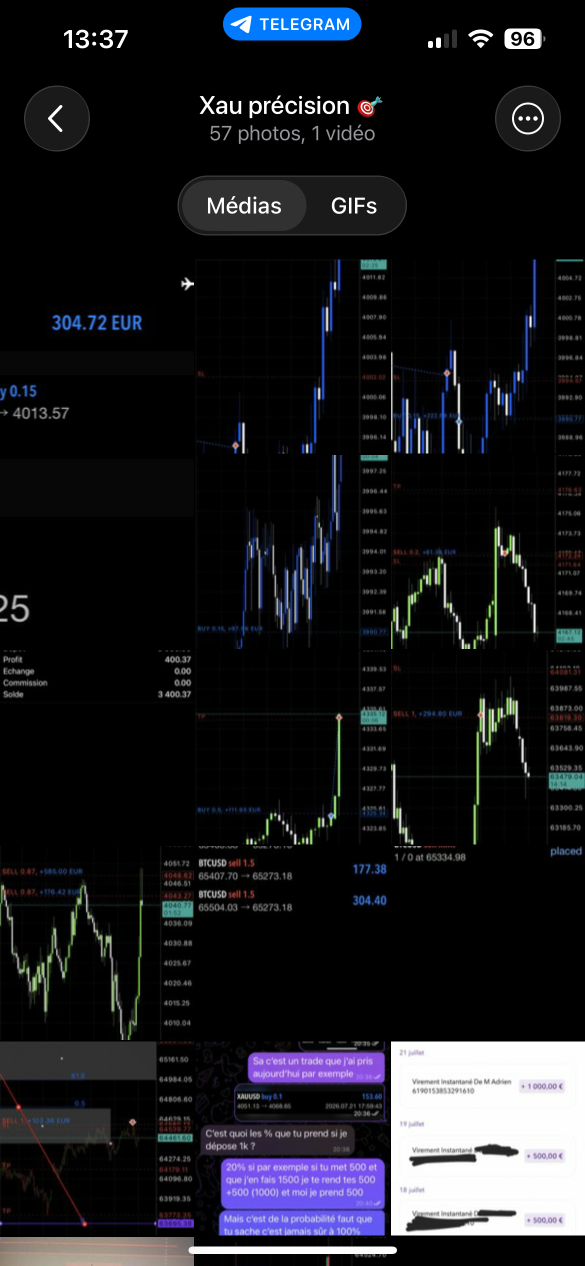
#> input picture projects/xau-precision/assets/tg/gal1.png, 1170 x 2532 px, found by its file name (shown at 1/2 size)
$ python prep_tg.py
#> lines starting #> are read from the running program, lines starting #| are printed output that depends on the picture
# Prépare les médias du canal Telegram : bande de la galerie (sans les captures de virements
# ni la conversation sur les dépôts) + photos recadrées (sans les barres noires du lecteur).
from PIL import Image, ImageOps
import numpy as np
S = 1.266
def crop(f, y0, y1): im = Image.open(f).convert('RGB'); return im.crop((0, int(y0 * S), im.width, int(y1 * S)))
#> called with f = 'assets/tg/gal1.png', y0 = 380, y1 = 1640
#> in crop, im is the input picture: PIL image 1170x2532 RGB; mean R, G, B 25.2, 25.6, 29.7
parts = [crop('assets/tg/gal1.png', 380, 1640), crop('assets/tg/gal2.png', 500, 1960), crop('assets/tg/gal3.png', 700, 1960), crop('assets/tg/gal4.png', 650, 1890)]
#> call 2 of crop, with f = 'assets/tg/gal2.png', y0 = 500, y1 = 1960
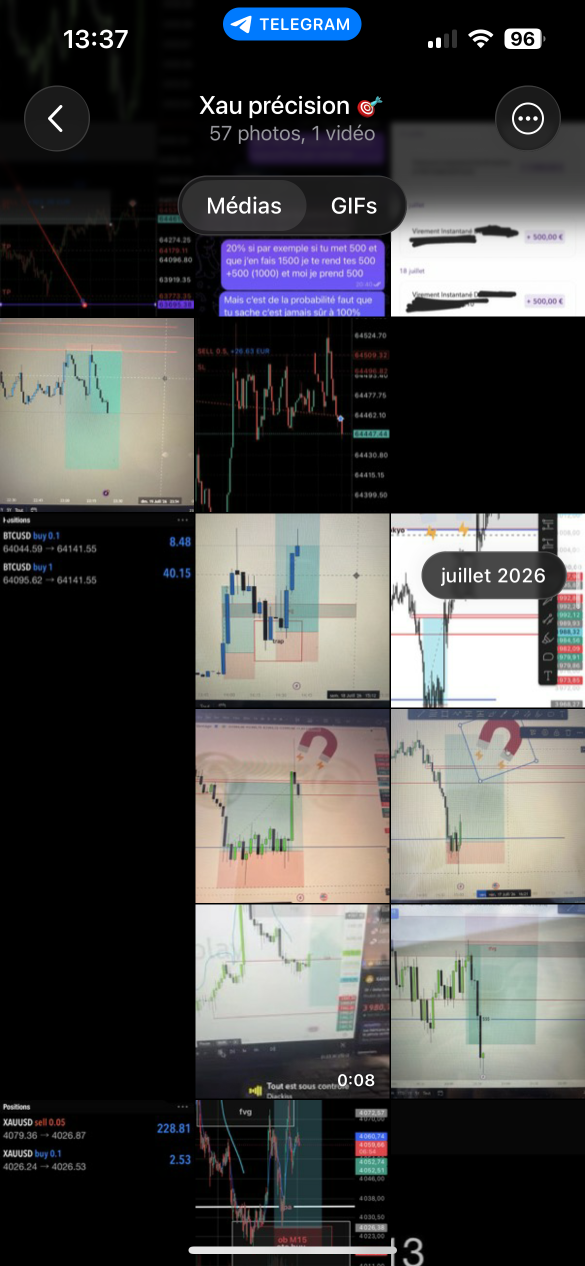
#> input picture projects/xau-precision/assets/tg/gal2.png, 1170 x 2532 px, found by its file name (shown at 1/2 size)
#> in crop, im is the input picture: PIL image 1170x2532 RGB; mean R, G, B 75.3, 74.9, 74.9
#> in crop (call 2), `return im.crop((0, int(y0 * S), im.width, int(y1 * S)))`:
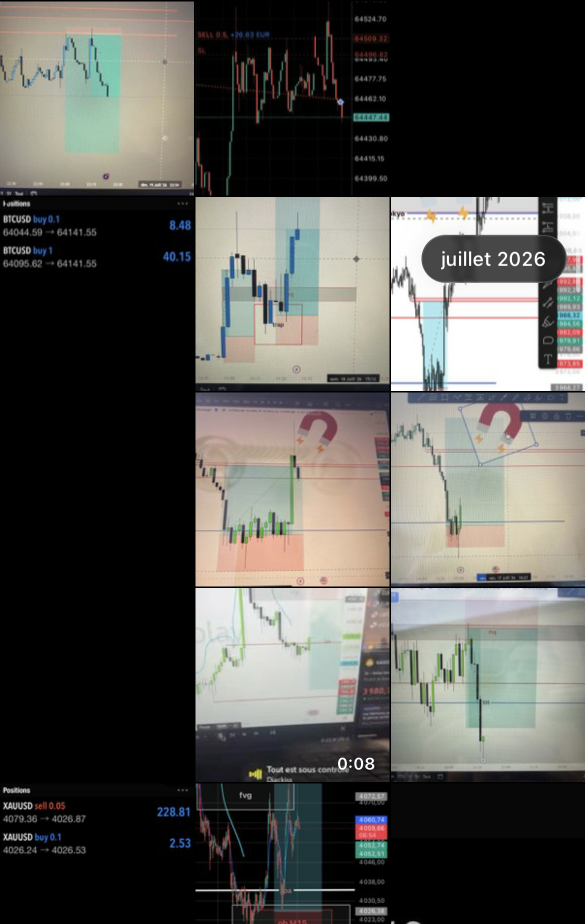
#> returned value: PIL image 1170x1848 RGB (shown at 1/2 size); mean R, G, B 85, 84.3, 80
#> call 3 of crop, with f = 'assets/tg/gal3.png', y0 = 700, y1 = 1960
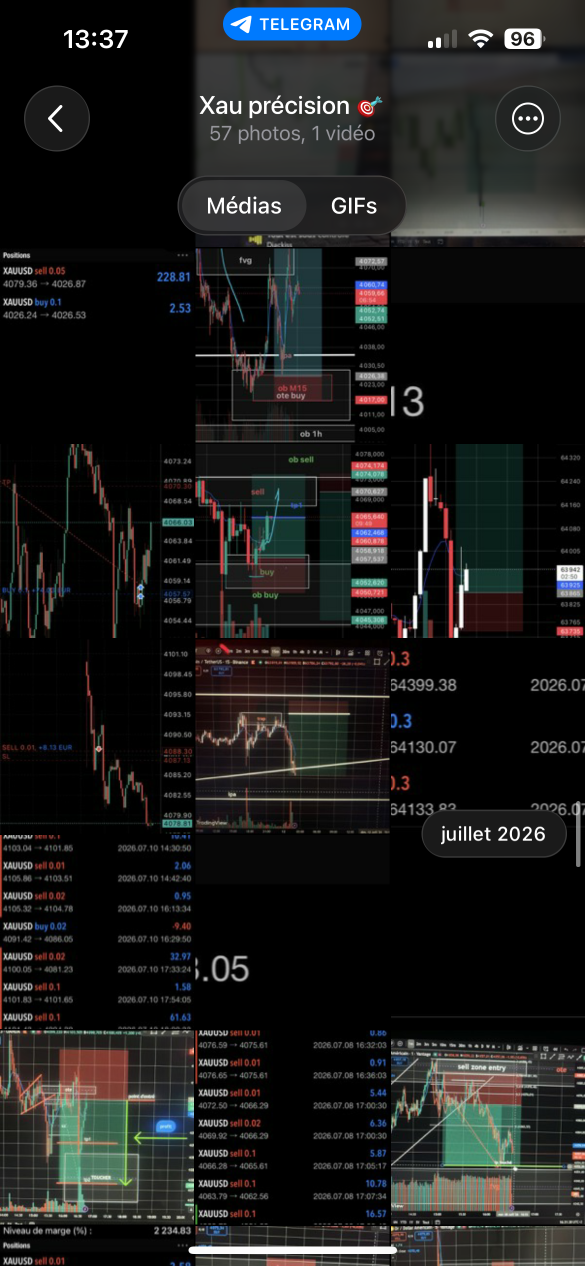
#> input picture projects/xau-precision/assets/tg/gal3.png, 1170 x 2532 px, found by its file name (shown at 1/2 size)
#> in crop, im is the input picture: PIL image 1170x2532 RGB; mean R, G, B 27.7, 28, 27.4
#> in crop (call 3), `return im.crop((0, int(y0 * S), im.width, int(y1 * S)))`:
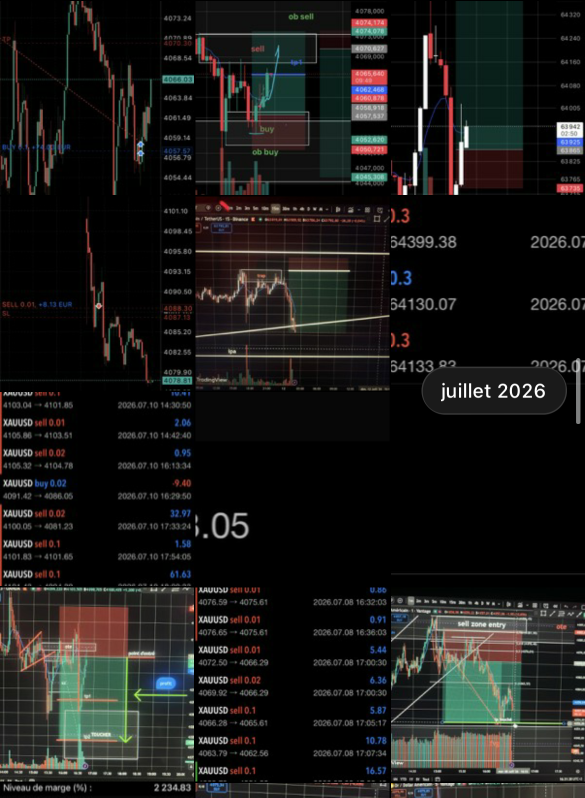
#> returned value: PIL image 1170x1595 RGB (shown at 1/2 size); mean R, G, B 26.7, 26.2, 24.6
#> call 4 of crop, with f = 'assets/tg/gal4.png', y0 = 650, y1 = 1890
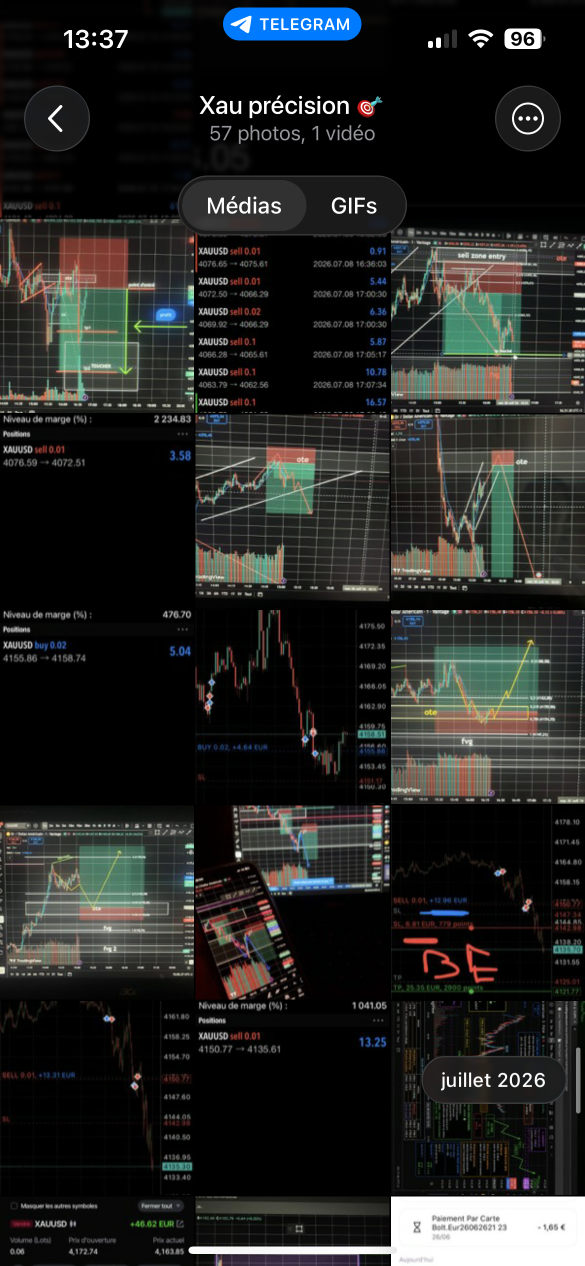
#> input picture projects/xau-precision/assets/tg/gal4.png, 1170 x 2532 px, found by its file name (shown at 1/2 size)
#> in crop, im is the input picture: PIL image 1170x2532 RGB; mean R, G, B 35.9, 36.9, 35.2
#> in crop (call 4), `return im.crop((0, int(y0 * S), im.width, int(y1 * S)))`:
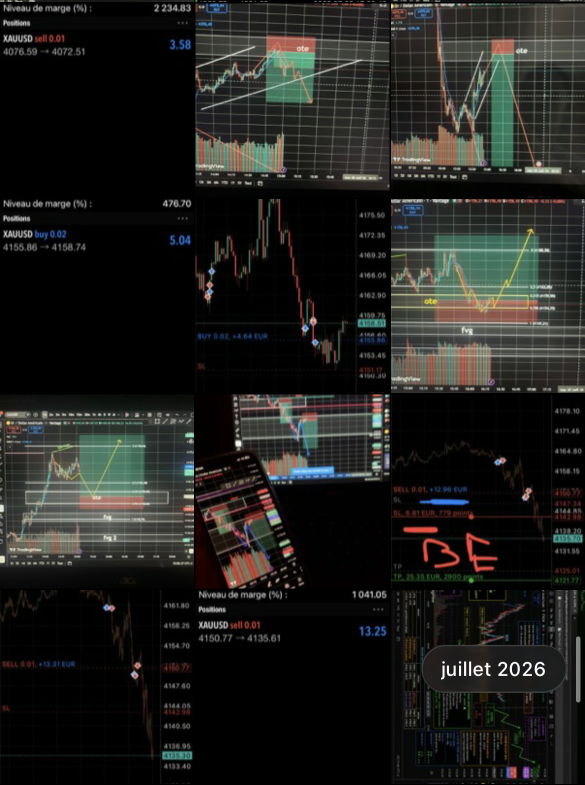
#> returned value: PIL image 1170x1570 RGB (shown at 1/2 size); mean R, G, B 31.6, 31.8, 29.2
W = 600
parts = [p.resize((W, round(p.height * W / p.width)), Image.LANCZOS) for p in parts]
#> parts = 4 items
strip = Image.new('RGB', (W, sum(p.height for p in parts)))
#> strip: PIL image 600x3389 RGB; every value is 0
y = 0
for p in parts: strip.paste(p, (0, y)); y += p.height
#> this loop made 4 passes
#> y on passes 1 to 4: 818, 1766, 2584, 3389
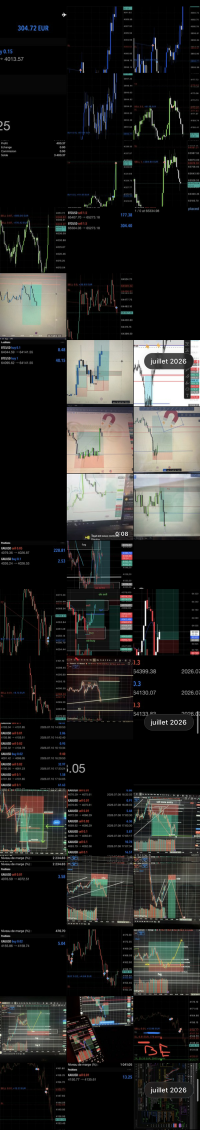
#> strip: PIL image 600x3389 RGB (shown at 1/3 size); mean R, G, B 39.4, 39.4, 37.3
#> after the loop, y = 3389
strip.save('assets/tg/strip.jpg', quality=90); print('strip', strip.size)
#| strip (600, 3389)
for i in range(1, 8):
#> (the run stopped early here; a loop or call above may not have finished)
